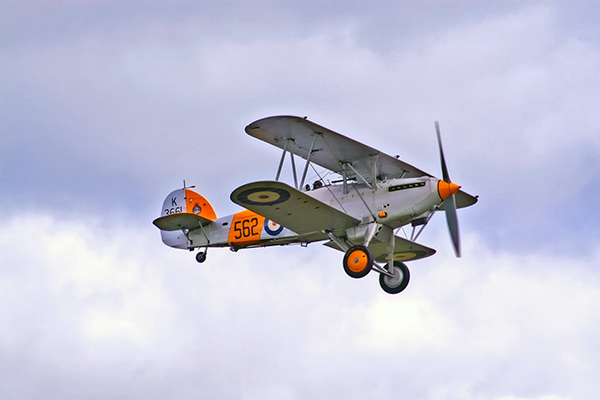
//> input picture opencv/data/airplane.bmp, 600 x 400 px, given in place of the camera
$ ./32_canny   (built with g++ and OpenCV 4)
//> lines starting //> are read from the running program, lines starting //| are printed output that depends on the picture; after the words box and inside, x2 and y2 are one past the last pixel; in counts of white or black regions, pixels touching at a corner belong together
#include <iostream>
#include <opencv2/opencv.hpp>

using namespace std;
using namespace cv;

int main()
{
    VideoCapture cap(0); // 또는 "test_video.mp4" 등
    if (!cap.isOpened()) {
        cerr << "카메라 또는 영상 파일을 열 수 없습니다!" << endl;
        return -1;
    }

    Mat img, edge;
    int low_v = 50, high_v = 150; // 초기값 필수!

    namedWindow("img1");
    createTrackbar("lowedge", "img1", &low_v, 255);
    createTrackbar("highedge", "img1", &high_v, 255);

    while (true)
    {
        cap >> img;
//> img is the input picture: 400 rows x 600 cols, CV_8UC3; mean B, G, R 217.1, 197.6, 196.8
        if (img.empty()) break;

        cvtColor(img, img, COLOR_BGR2GRAY); // Canny는 그레이스케일 입력 필요
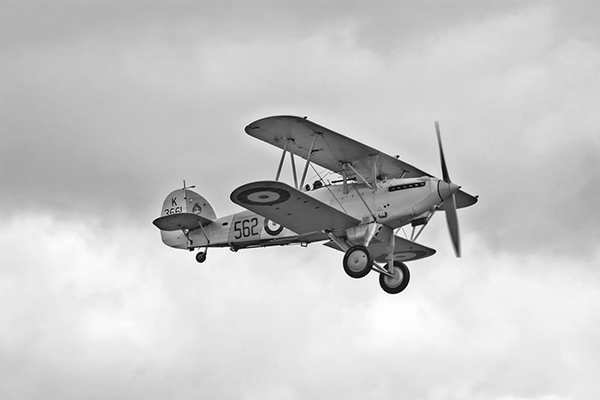
//> img: 400 rows x 600 cols, CV_8UC1; min 0, max 255, mean 199.6
        Canny(img, edge, low_v, high_v);
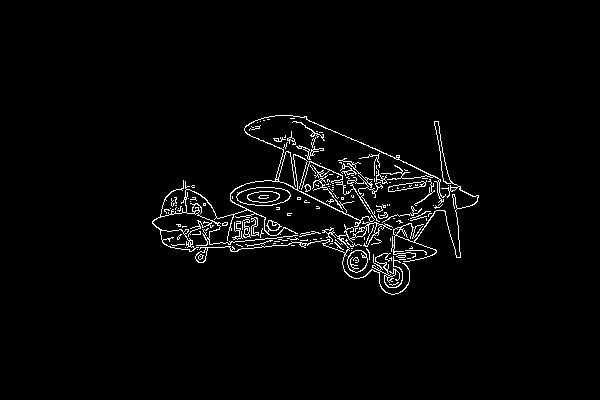
//> edge: 400 rows x 600 cols, CV_8UC1; 2.6% white in thin lines or dots, all inside (x1, y1, x2, y2) = (152, 115, 479, 295)
        imshow("img1", edge);

        if (waitKey(30) == 27) // ESC키 종료
//> the Esc key is pressed
            break;
    }

    cap.release();
    destroyAllWindows();
    return 0;
}


// [51 lines of commented-out code are left out]

$ run again, on opencv/data/cat.bmp
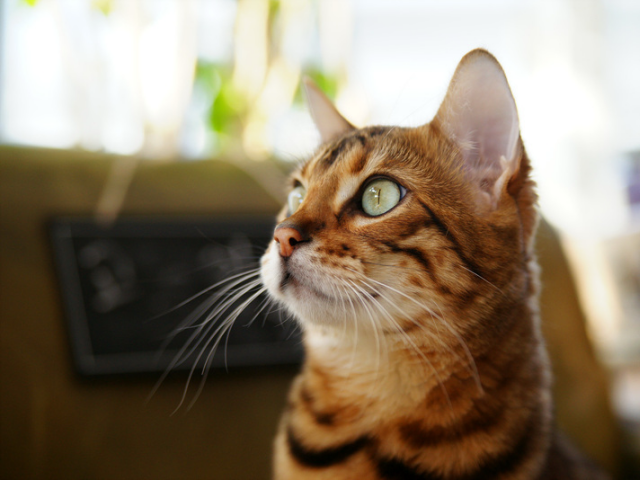
//> input picture opencv/data/cat.bmp, 640 x 480 px, given in place of the camera
//> img is the input picture: 480 rows x 640 cols, CV_8UC3; mean B, G, R 104.5, 125.6, 140.8
//> `cvtColor(img, img, COLOR_BGR2GRAY);`:
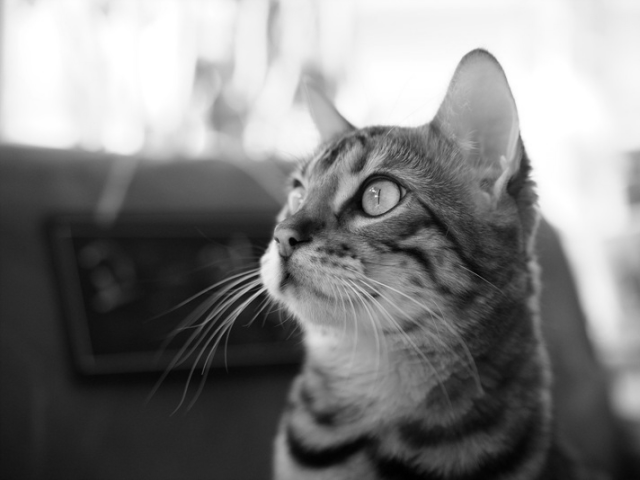
//> img: 480 rows x 640 cols, CV_8UC1; min 0, max 255, mean 127.8
//> `Canny(img, edge, low_v, high_v);`:
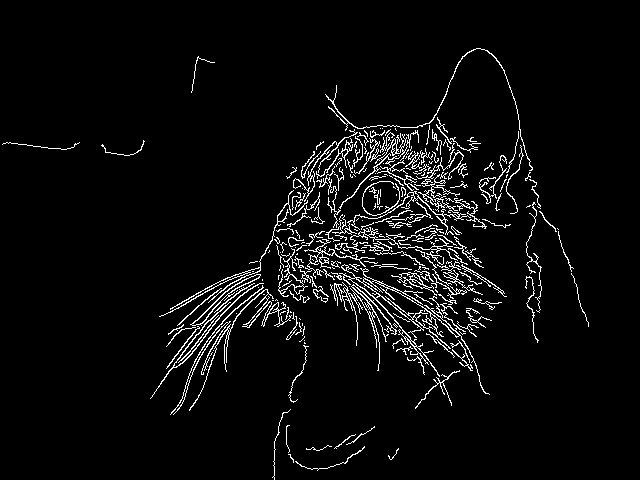
//> edge: 480 rows x 640 cols, CV_8UC1; 4.6% white in thin lines or dots, all inside (x1, y1, x2, y2) = (2, 48, 589, 480)
